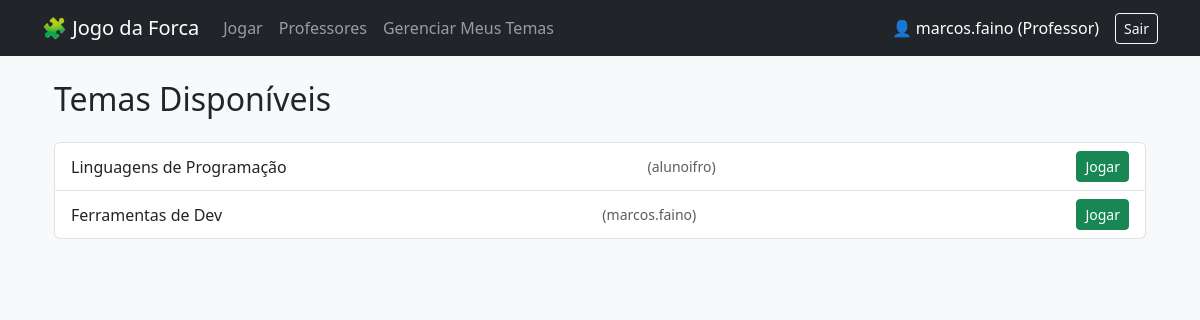
The app's page /temas/ (signed in) with its own data.
### forca/models.py (models this page shows, shortened)
class Tema(models.Model):
    nome = models.CharField(max_length=100)
    criado_por = models.ForeignKey(User, on_delete=models.CASCADE, related_name='temas')

### forca/views.py (the view)
# urls.py: path('temas/', views.TemaListView.as_view(), name='tema-list'),
class TemaListView(ListView):
    model = Tema
    template_name = 'forca/tema_list.html'
    context_object_name = 'temas'

### forca/templates/forca/tema_list.html (shortened to what this page needs)
{% extends 'forca/base.html' %}
{% block content %}
<div class="container mt-4">
  <h2 class="mb-4">Temas Disponíveis</h2>
  <ul class="list-group">
    {% for tema in object_list %}
      <li class="list-group-item d-flex justify-content-between align-items-center">
        {{ tema.nome }} <small class="text-muted">({{ tema.criado_por.username }})</small>
        <a href="{% url 'jogar-tema' tema.pk %}" class="btn btn-sm btn-success">Jogar</a>
      </li>
    {% empty %}
      <li class="list-group-item">Nenhum tema disponível.</li>
    {% endfor %}
  </ul>
</div>
{% endblock %}

### forca/templates/forca/base.html (shortened to what this page needs)
<!DOCTYPE html>
<html lang="pt-br">
<head>
    <link href="https://cdn.jsdelivr.net/npm/bootstrap@5.3.0/dist/css/bootstrap.min.css" rel="stylesheet">
</head>
<body class="bg-light">
<nav class="navbar navbar-expand-lg navbar-dark bg-dark">
  <div class="container">
    <a class="navbar-brand d-flex align-items-center" href="{% url 'home' %}">
      🧩 Jogo da Forca
    </a>
    <div class="collapse navbar-collapse" id="navbarContent">
      <ul class="navbar-nav me-auto mb-2 mb-lg-0 align-items-center">
        <li class="nav-item">
          <a class="nav-link" href="{% url 'jogar-menu' %}">Jogar</a>
        </li>
        <li class="nav-item">
          <a class="nav-link" href="{% url 'professor_list' %}">Professores</a>
        </li>
        {% if user.is_authenticated and user.is_staff %}
        <li class="nav-item">
          <a class="nav-link" href="{% url 'tema-gerenciar' %}">Gerenciar Meus Temas</a>
        </li>
        {% endif %}
      </ul>
      <ul class="navbar-nav ms-auto align-items-center">
        {% if user.is_authenticated %}
        <li class="nav-item">
          <span class="navbar-text text-white me-3 d-flex align-items-center">
            👤 {{ user.username }} {% if user.is_staff %}(Professor){% endif %}
          </span>
        </li>
        <li class="nav-item">
          <form method="post" action="{% url 'logout' %}" class="d-inline">
            <button type="submit" class="btn btn-outline-light btn-sm">Sair</button>
          </form>
        </li>
        {% endif %}
      </ul>
    </div>
  </div>
</nav>
<div class="container">
  {% block content %}{% endblock %}
</div>
</body>
</html>

### records on screen
Tema: nome "Linguagens de Programação", criado_por.username "alunoifro"
Tema: nome "Ferramentas de Dev", criado_por.username "marcos.faino"

### other values on screen
{{ user.username }} "marcos.faino"
